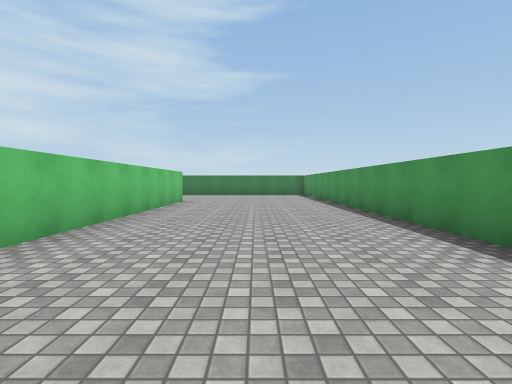
view 1 (above)

24 first-person views from a walk through a 3-D level made in the Unity game engine. The camera is 1.3 m above the floor, tilts 2° down and sees 85° across. The floor is counted in squares, 2 m on a side. Each view is taken from the middle of a square. On the plan, view 1 faces up. The plan holds only what a view shows up to about 9 squares ahead; the rest is blank. The place goes on beyond the plan. Surface patterns are stand-ins for the level's own textures.

view 2
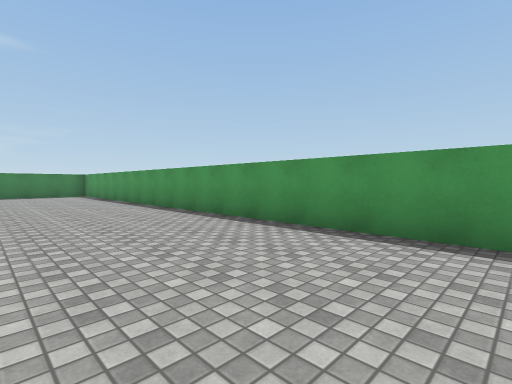

view 3
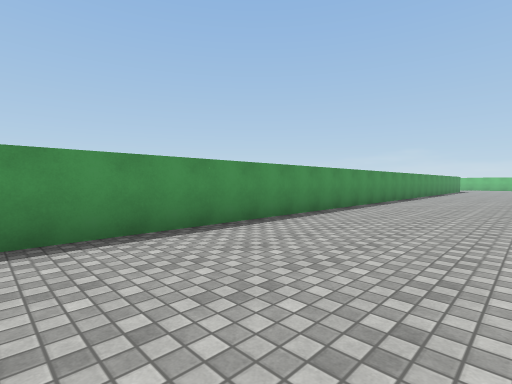

view 4
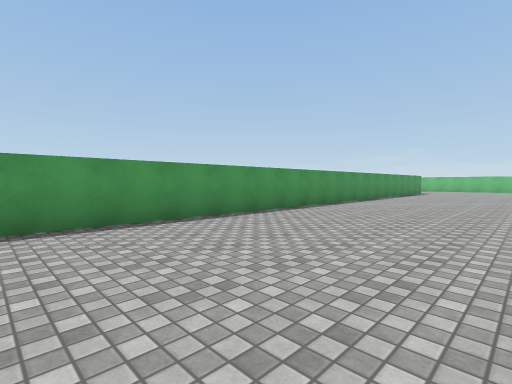

view 5
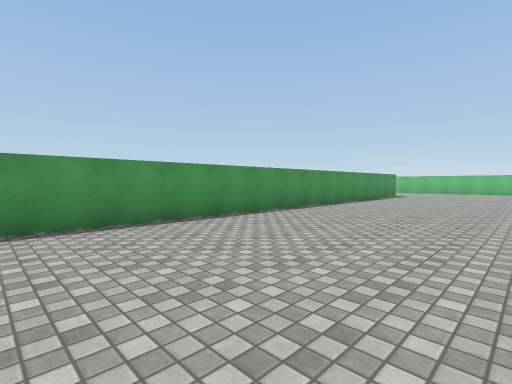

view 6
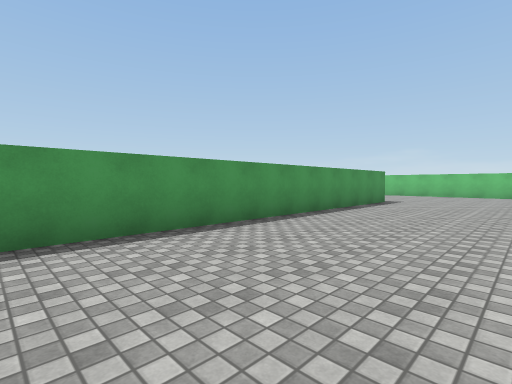

view 7
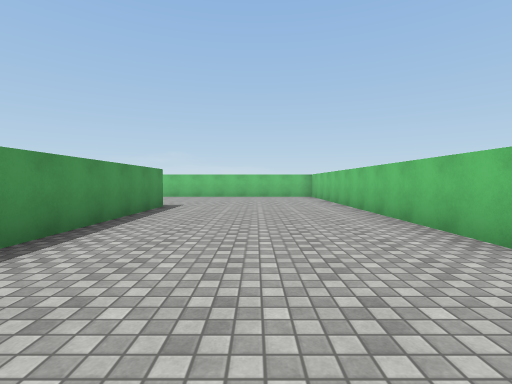

view 8
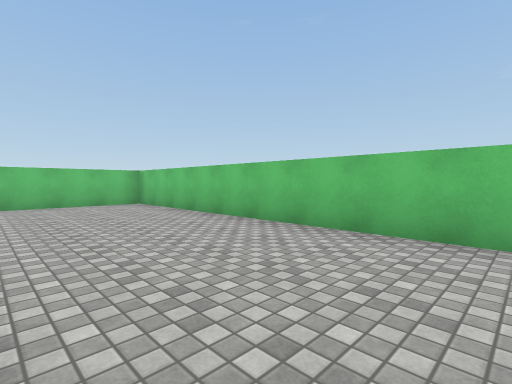

view 9
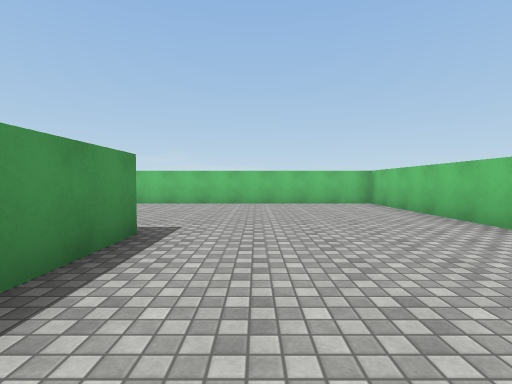

view 10
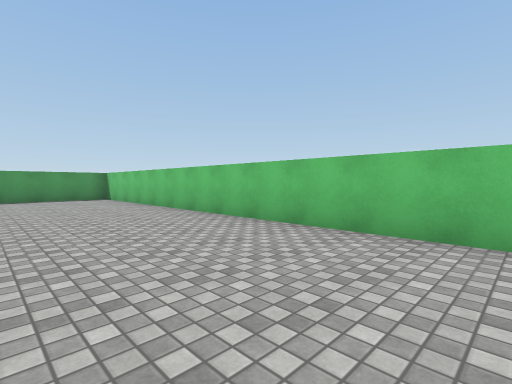

view 11
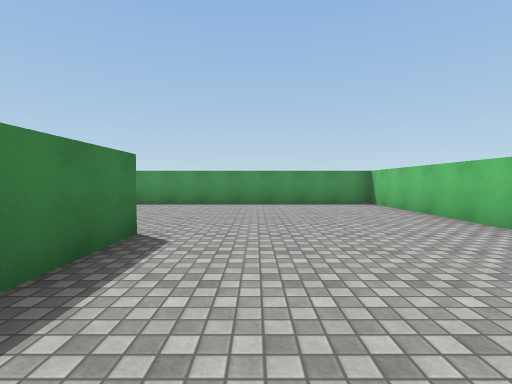

view 12
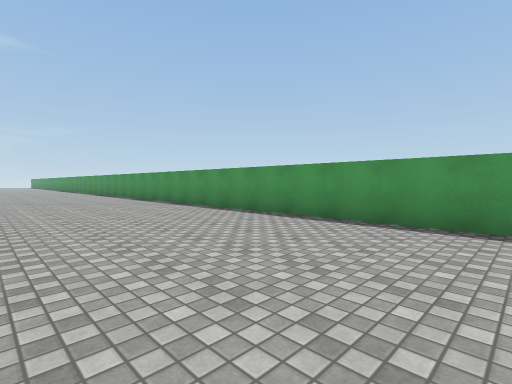

view 13
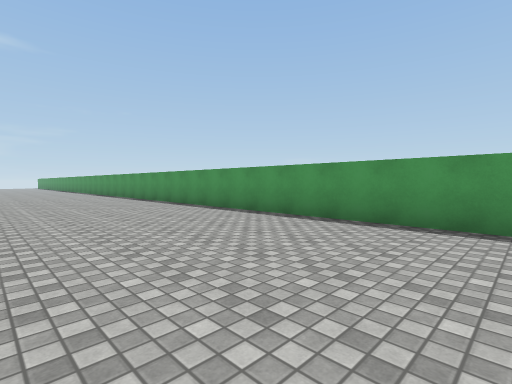

view 14
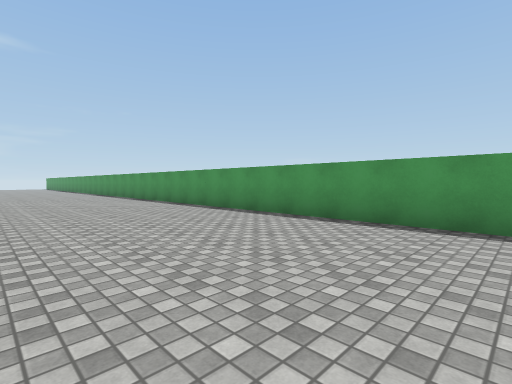

view 15
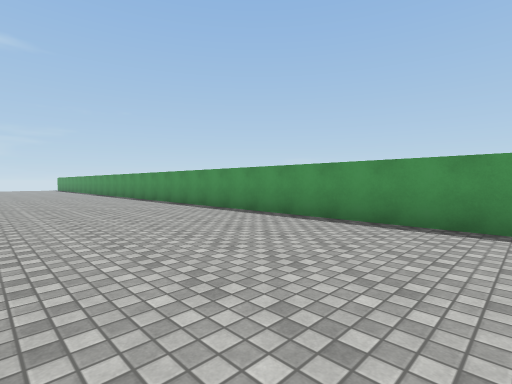

view 16
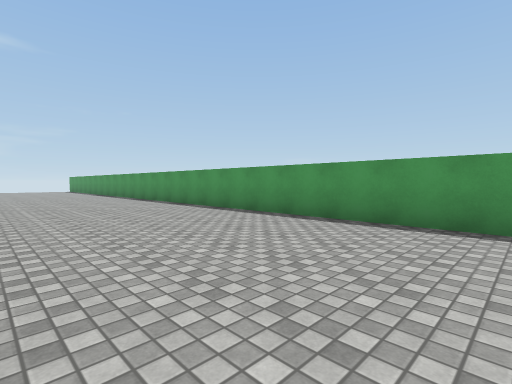

view 17
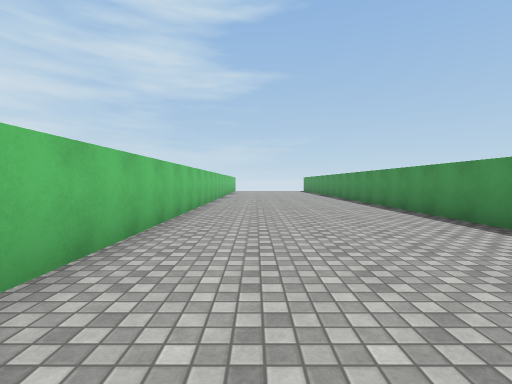

view 18
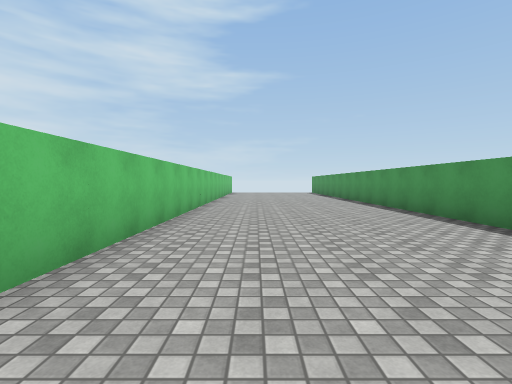

view 19
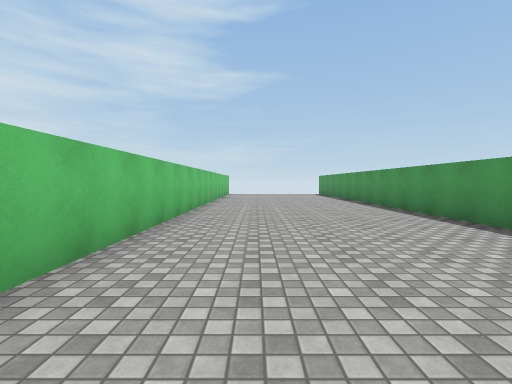

view 20
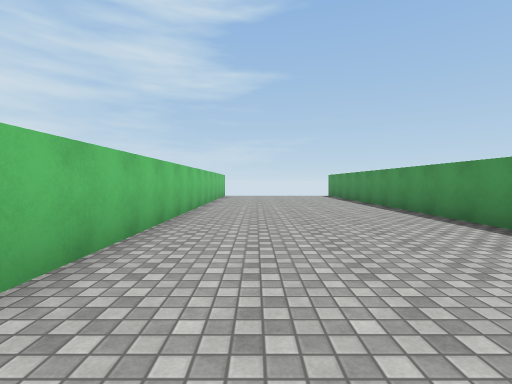

view 21
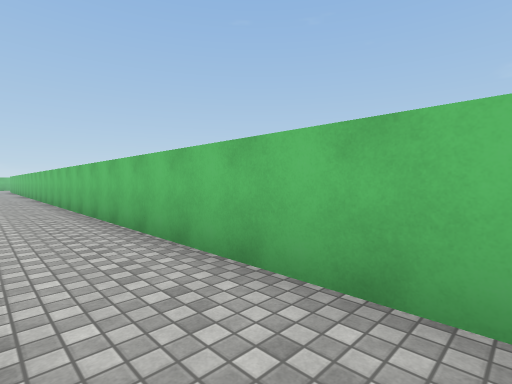

view 22
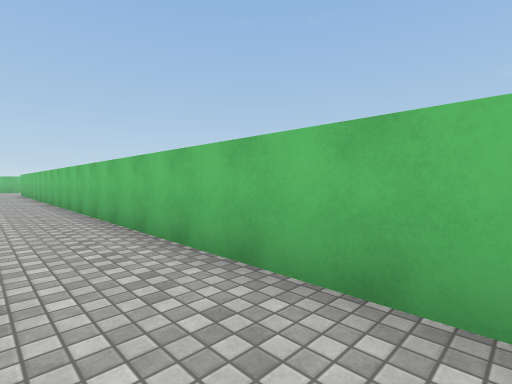

view 23
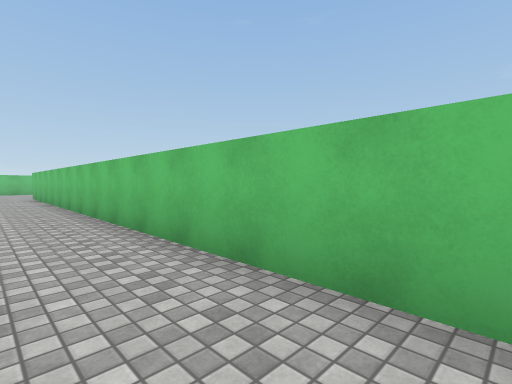

view 24
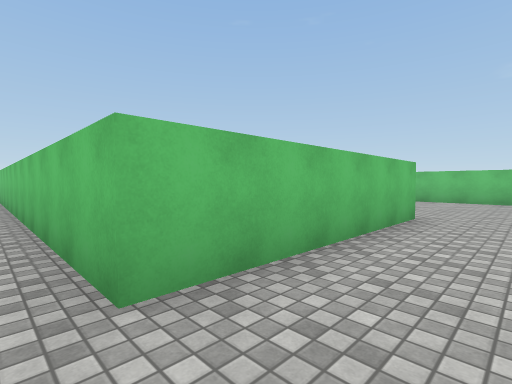

### Floor plan
Points are (right, up) in squares from view 1. A wall is a line through its corners. A room is listed if a view was taken in it or the views show most of it. See-through windows are left out.
Room 1 (views 1, 2, 3, 4, 5, 6, 7, 8, 9, 10, 11, 12, 13, 14, 15, 16, 17, 18, 19, 20, 21, 22, 23)
walls: (7.5, -20.5) (5.6, -20.5); (-2.5, -15.6) (-2.5, -25.5) (12.5, -25.5) (12.5, 11.5); (2.5, -20.5) (2.5, 9.2); (7.5, 11.5) (7.5, -18.2); (-2.5, 9.5) (-2.5, -0.6)
ways out: opening at (-2, 10.5) to room 2
Room 2 (view 24)
walls: (-7.5, 9.5) (-2.5, 9.5); (-12.5, 10.6) (-12.5, 8.8)
ways out: opening at (-2, 10.5) to room 1

Where each view was taken, in squares from view 1:
view 1: 0 up, 0 right, facing up
view 2: 0 up, 1 left, facing up-right
view 3: 2 up, 1 left, facing down-right
view 4: 3 down, 2 left, facing down-right
view 5: 7 down, 2 left, facing down-right
view 6: 11 down, 1 left, facing down-right
view 7: 13 down, 0 right, facing down
view 8: 17 down, 1 right, facing down-left
view 9: 17 down, 1 right, facing down
view 10: 22 down, 1 right, facing down-right
view 11: 22 down, 4 right, facing right
view 12: 22 down, 8 right, facing up-right
view 13: 17 down, 8 right, facing up-right
view 14: 12 down, 8 right, facing up-right
view 15: 7 down, 8 right, facing up-right
view 16: 3 down, 8 right, facing up-right
view 17: 1 down, 9 right, facing up
view 18: 2 up, 9 right, facing up
view 19: 4 up, 9 right, facing up
view 20: 6 up, 9 right, facing up
view 21: 3 up, 9 right, facing down-left
view 22: 3 down, 9 right, facing down-left
view 23: 7 down, 9 right, facing down-left
view 24: 11 up, 2 left, facing down-left
